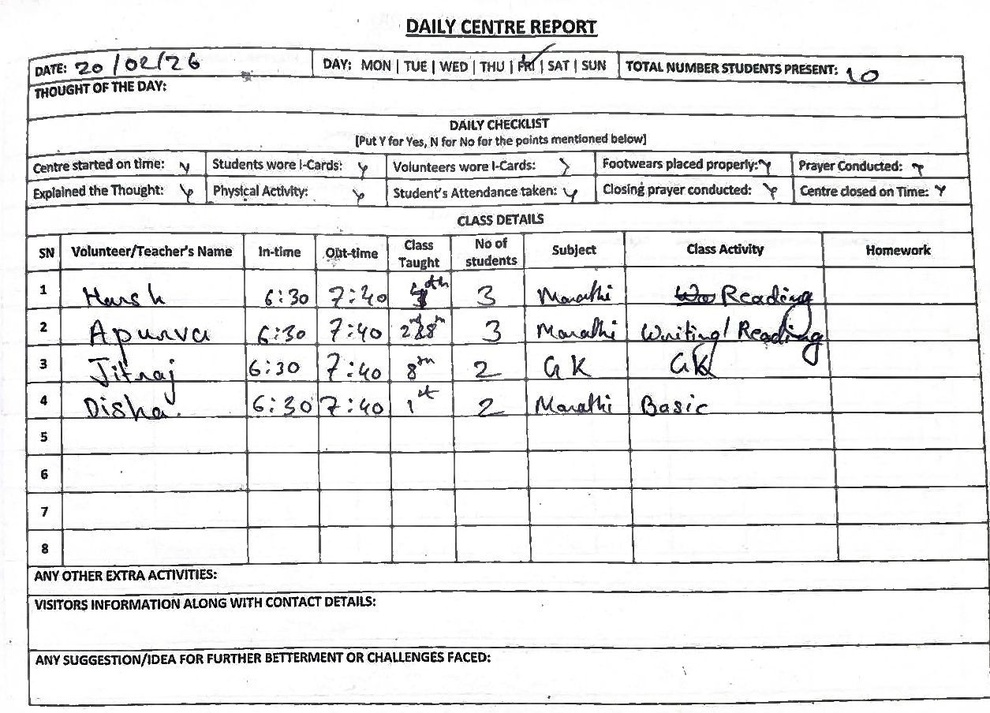
#> input picture Scan-to-Excel/Backend/uploads/scanned.jpeg, 990 x 713 px, shrunk from 1255 x 904 before the run
$ python test_fine_grid.py
#> lines starting #> are read from the running program, lines starting #| are printed output that depends on the picture; after the words box and inside, x2 and y2 are one past the last pixel; in counts of white or black regions, pixels touching at a corner belong together
import cv2
import numpy as np
import os
import json

def test_fine_grid(image_path):
#> called with image_path = 'uploads/scanned.jpeg'
    print(f"Testing fine grid on {image_path}")
    if not os.path.exists(image_path):
        print("Not found")
        return

    img = cv2.imread(image_path)
#> img is the input picture: shape (713, 990, 3); mean B, G, R 231.4, 231.3, 231.3
    gray = cv2.cvtColor(img, cv2.COLOR_BGR2GRAY)

    thresh = cv2.adaptiveThreshold(gray, 255, cv2.ADAPTIVE_THRESH_MEAN_C, cv2.THRESH_BINARY_INV, 15, -2)
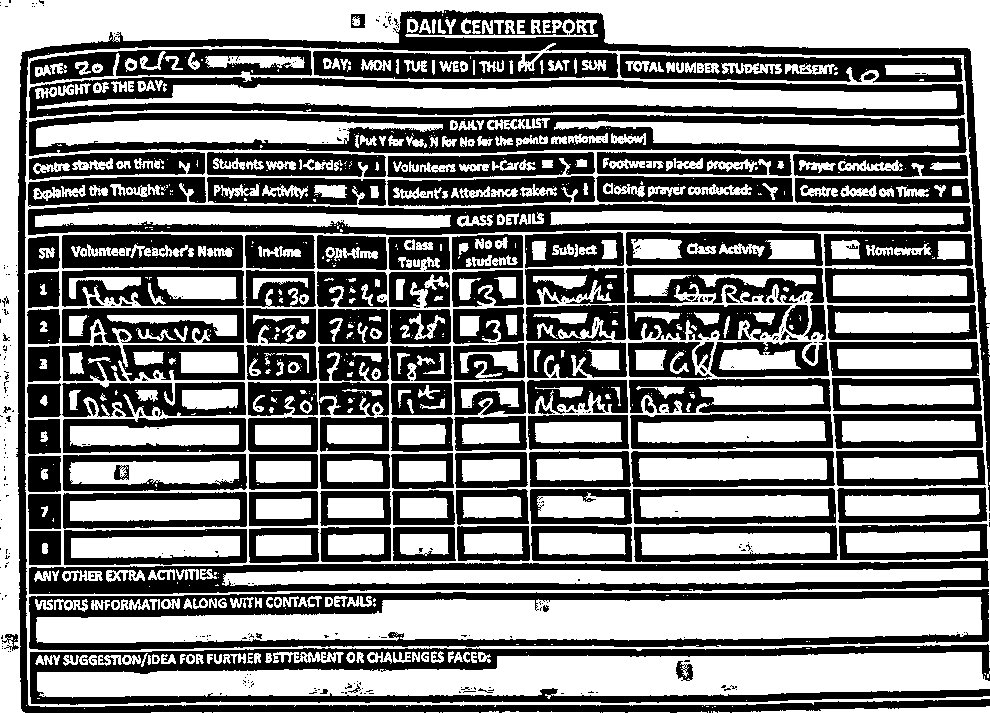
#> thresh: shape (713, 990); 51.5% white; 658 black regions (504 under 20 px), largest, box (x1, y1, x2, y2) and area: (16, 10, 990, 713) 25228, (30, 644, 990, 705) 17040, (29, 113, 967, 156) 16705
    img_h, img_w = thresh.shape

    h_kernel_len = max(img_w // 20, 20)
    v_kernel_len = max(img_h // 20, 20)
    h_kernel = cv2.getStructuringElement(cv2.MORPH_RECT, (h_kernel_len, 1))
    v_kernel = cv2.getStructuringElement(cv2.MORPH_RECT, (1, v_kernel_len))

    horizontal = cv2.morphologyEx(thresh, cv2.MORPH_OPEN, h_kernel, iterations=2)
#> horizontal: shape (713, 990); 32% white; 69 white regions, largest, box (x1, y1, x2, y2) and area: (0, 0, 990, 48) 35752, (36, 598, 982, 642) 30007, (37, 653, 990, 696) 27363
    vertical = cv2.morphologyEx(thresh, cv2.MORPH_OPEN, v_kernel, iterations=2)
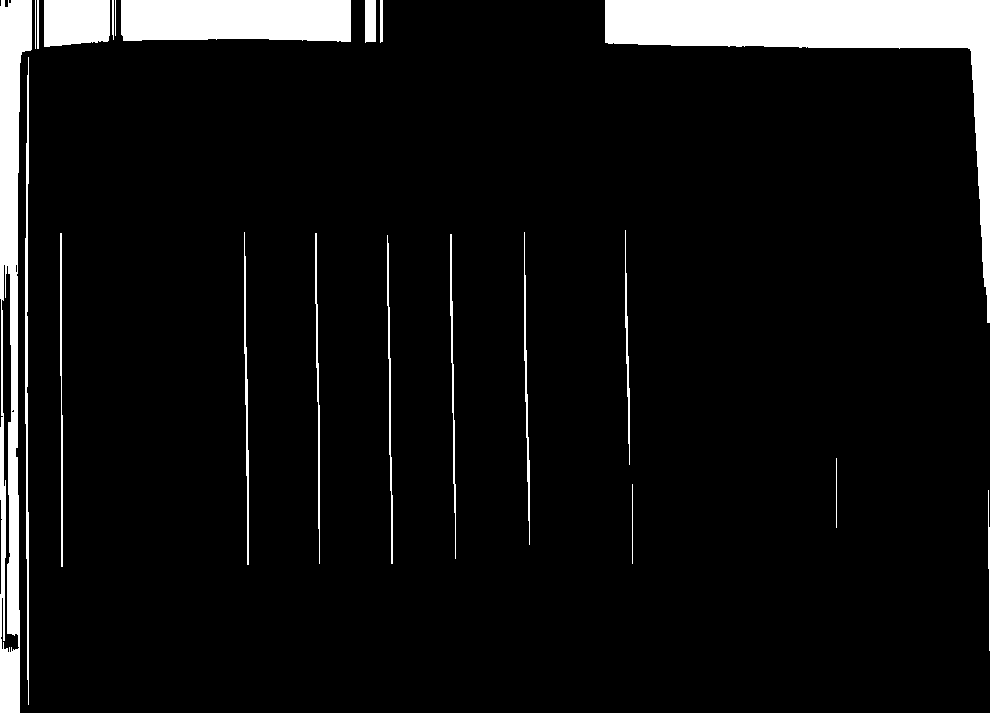
#> vertical: shape (713, 990); 7.4% white; 21 white regions, largest, box (x1, y1, x2, y2) and area: (605, 0, 990, 323) 21153, (0, 0, 32, 713) 11822, (121, 0, 351, 42) 9207

    table_mask = cv2.addWeighted(horizontal, 1.0, vertical, 1.0, 0.0)
#> table_mask: shape (713, 990); 34.8% white; 52 white regions, largest, box (x1, y1, x2, y2) and area: (0, 0, 990, 713) 49844, (25, 57, 990, 706) 31268, (36, 598, 982, 642) 30007
    _, table_mask = cv2.threshold(table_mask, 50, 255, cv2.THRESH_BINARY)
    kernel = cv2.getStructuringElement(cv2.MORPH_RECT, (3, 3))
    table_mask = cv2.morphologyEx(table_mask, cv2.MORPH_CLOSE, kernel)
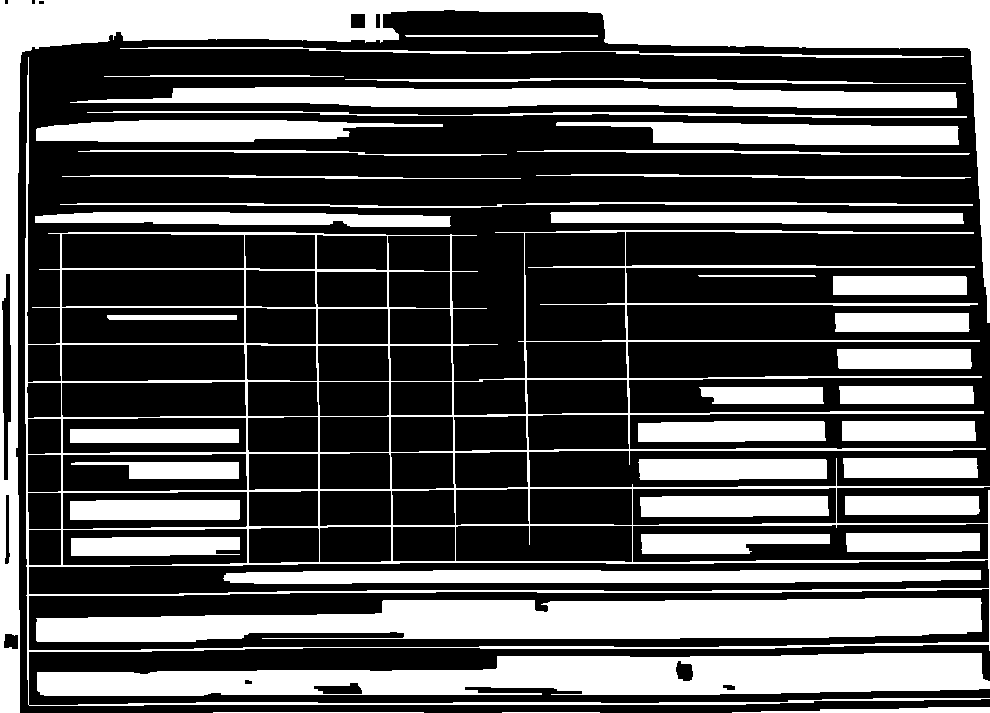
#> table_mask: shape (713, 990); 35.1% white; 42 white regions

    contours, _ = cv2.findContours(table_mask, cv2.RETR_TREE, cv2.CHAIN_APPROX_SIMPLE)
#> contours = 108 contours, 2 with area under 20; largest, box (x1, y1, x2, y2) and area: (25, 57, 990, 706) 289565, (28, 588, 990, 651) 52290, (0, 0, 990, 713) 50347, (36, 598, 982, 642) 29298, (37, 653, 990, 696) 28252

    boxes = []
    for contour in contours:
        x, y, w, h = cv2.boundingRect(contour)
        if w > 10 and h > 10 and w < img_w * 0.95 and h < img_h * 0.95:
            boxes.append((x, y, w, h))
#> this loop made 108 passes
#> (x, y, w, h) on passes 3 to 10: (732, 707, 258, 6), (37, 653, 953, 43), (722, 684, 14, 7), (313, 682, 50, 13), (244, 679, 9, 6), (675, 660, 19, 22), (845, 496, 135, 19), (638, 459, 189, 21)
#> after the loop, boxes = 83 items, first 6: (313, 682, 50, 13), (675, 660, 19, 22), (845, 496, 135, 19), (638, 459, 189, 21), (843, 458, 135, 20), (842, 421, 134, 20)

    print(f"Found {len(boxes)} valid cells.")
#| Found 83 valid cells.

    # Extract unique X and Y boundaries
    xs = []
    ys = []
    for (x, y, w, h) in boxes:
        xs.extend([x, x+w])
        ys.extend([y, y+h])
#> this loop made 83 passes
#> after the loop, xs = 166 values, max 989 at index 51, min 1 at index 162, mean 418.6; ys = 166 values, max 695 at index 1, min 13 at index 164, mean 408.7

    def cluster_coords(coords, tol=15):
#> called with tol = 15
        if not coords: return []
        coords = sorted(coords)
#> coords = 166 values from 1 to 989
        clusters = []
        curr = [coords[0]]
#> curr = [1]
        for val in coords[1:]:
            if val - curr[-1] <= tol:
                curr.append(val)
            else:
                clusters.append(int(np.mean(curr)))
                curr = [val]
#> this loop made 165 passes
#> (val, curr) on passes 12, 32, 33, 34, 56: (61, [61]), (120, [120]), (223, [223]), (239, [239]), (313, [313])
#> after the loop, clusters = [22, 63, 120, 223, 245, 317, 359, 389, 452, 527, 553, 633, 675, 696, 835]
        clusters.append(int(np.mean(curr)))
        return clusters

    col_bounds = cluster_coords(xs, tol=15)
#> col_bounds = [22, 63, 120, 223, 245, 317, 359, 389, 452, 527, 553, 633, 675, 696, 835, 972]
    row_bounds = cluster_coords(ys, tol=15)
#> the loop in cluster_coords (call 2), `for val in coords[1:]:` made 165 passes
#> (val, curr) on passes 1, 2, 4, 5, 8, 10, 19, 29: (29, [29]), (47, [47]), (87, [87]), (108, [108]), (142, [142]), (212, [212]), (269, [269]), (295, [295])
#> row_bounds = [13, 29, 52, 87, 116, 143, 226, 271, 307, 343, 381, 434, 520, 633, 655, 686]

    # Add image boundaries just in case
    if col_bounds and col_bounds[0] > 10: col_bounds.insert(0, 0)
    if row_bounds and row_bounds[0] > 10: row_bounds.insert(0, 0)
    if col_bounds and col_bounds[-1] < img_w - 10: col_bounds.append(img_w)
    if row_bounds and row_bounds[-1] < img_h - 10: row_bounds.append(img_h)

    print(f"Row boundaries ({len(row_bounds)}): {row_bounds}")
#| Row boundaries (18): [0, 13, 29, 52, 87, 116, 143, 226, 271, 307, 343, 381, 434, 520, 633, 655, 686, 713]
    print(f"Col boundaries ({len(col_bounds)}): {col_bounds}")
#| Col boundaries (18): [0, 22, 63, 120, 223, 245, 317, 359, 389, 452, 527, 553, 633, 675, 696, 835, 972, 990]

    # Draw grid
    debug_arr = np.zeros((img_h, img_w, 3), dtype=np.uint8)
#> debug_arr: shape (713, 990, 3); every value is 0
    for c in col_bounds:
        cv2.line(debug_arr, (c, 0), (c, img_h), (0, 255, 0), 1)
#> this loop made 18 passes
#> c on passes 2 to 9: 22, 63, 120, 223, 245, 317, 359, 389
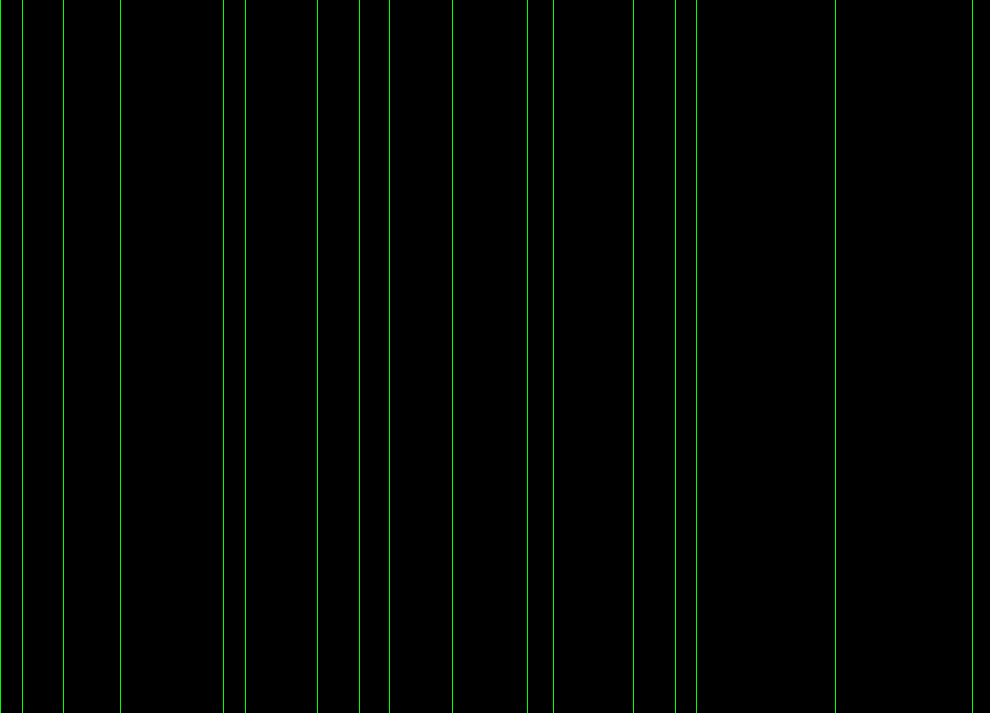
#> debug_arr: shape (713, 990, 3); mean of channels 0, 1, 2 0, 4.4, 0; drawn as B, G, R
    for r in row_bounds:
        cv2.line(debug_arr, (0, r), (img_w, r), (0, 0, 255), 1)
#> this loop made 18 passes
#> r on passes 2 to 9: 13, 29, 52, 87, 116, 143, 226, 271
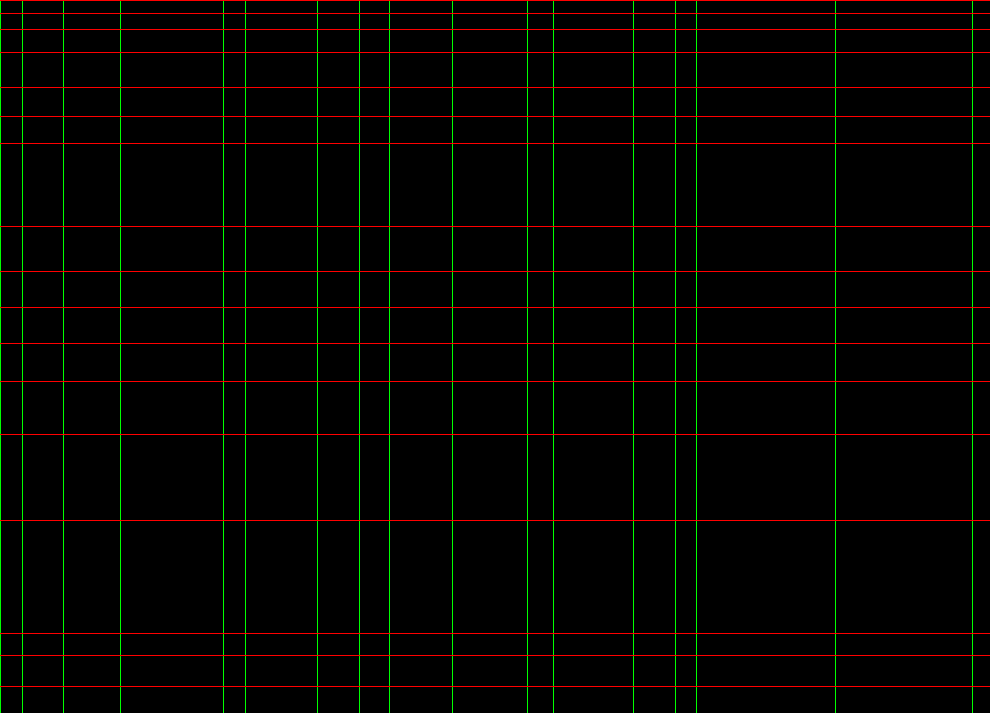
#> debug_arr: shape (713, 990, 3); 2.38% of pixels changed, all inside (x1, y1, x2, y2) = (0, 0, 990, 687); drawn as B, G, R

    cv2.imwrite("debug_fine_grid.png", debug_arr)

test_fine_grid("uploads/scanned.jpeg")

$ run again, with Scan-to-Excel/Backend/uploads/priyans.jpeg copied over Scan-to-Excel/Backend/uploads/scanned.jpeg
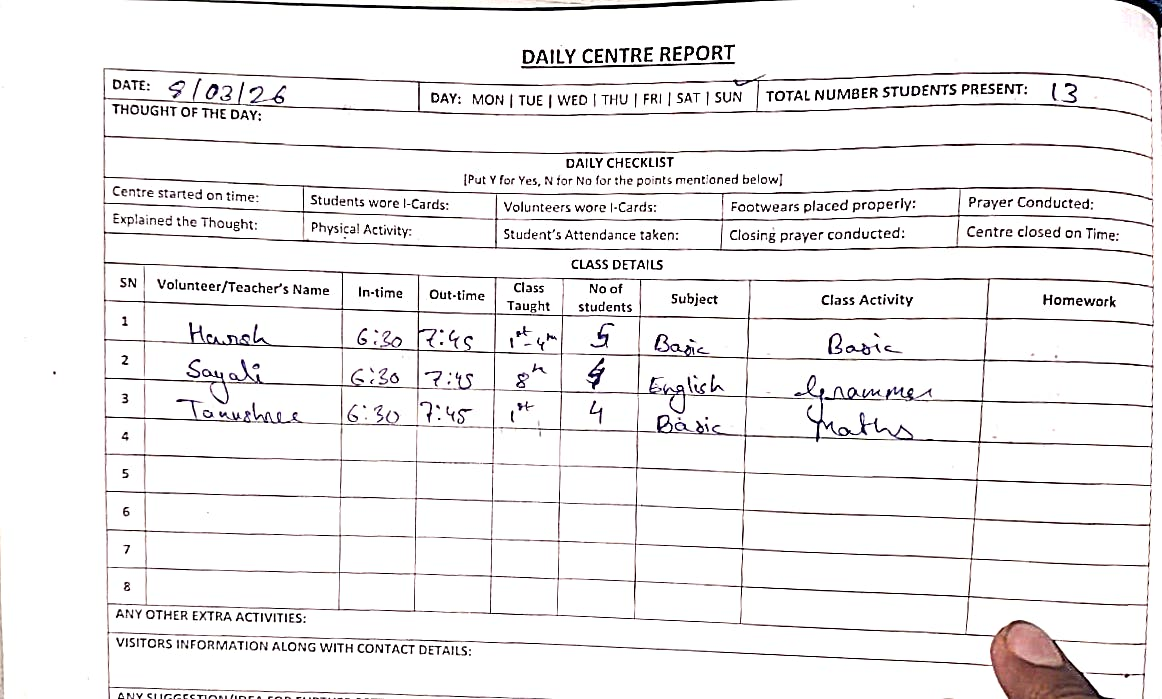
#> input picture Scan-to-Excel/Backend/uploads/priyans.jpeg, 1162 x 699 px
#> in test_fine_grid, img is the input picture: shape (699, 1162, 3); mean B, G, R 239.6, 239.1, 240.6
#> in test_fine_grid, `thresh = cv2.adaptiveThreshold(gray, 255, cv2.ADAPTIVE_THRESH_MEAN_C, ..`:
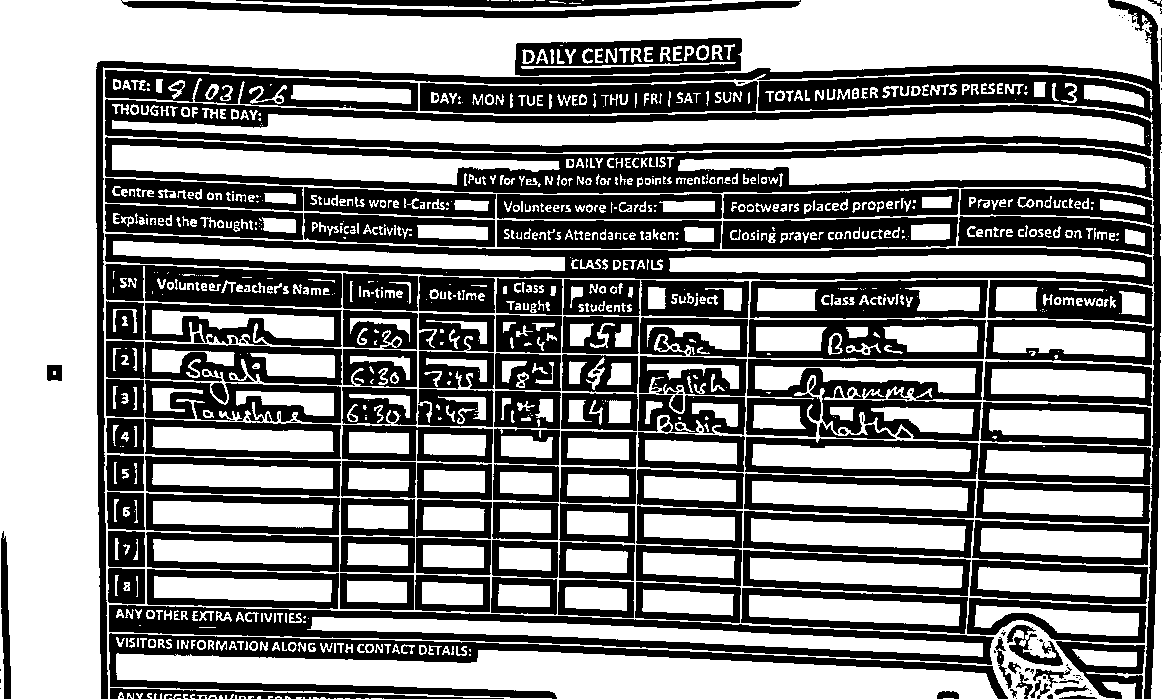
#> thresh: shape (699, 1162); 54.4% white; 363 black regions (212 under 20 px), largest, box (x1, y1, x2, y2) and area: (96, 0, 1162, 699) 87314, (109, 605, 994, 665) 14228, (109, 633, 1008, 699) 12827
#> horizontal: shape (699, 1162); 32.6% white; 46 white regions, largest, box (x1, y1, x2, y2) and area: (0, 0, 1154, 365) 91248, (118, 654, 995, 699) 27453, (114, 113, 1146, 145) 20147
#> vertical: shape (699, 1162); 13% white; 18 white regions, largest, box (x1, y1, x2, y2) and area: (0, 0, 121, 699) 68414, (798, 0, 1109, 74) 21558, (557, 654, 814, 699) 9937
#> contours = 60 contours, 14 with area under 20; largest, box (x1, y1, x2, y2) and area: (0, 0, 1154, 699) 122498, (118, 654, 995, 699) 26560, (114, 113, 1146, 145) 19106, (680, 153, 1148, 182) 9400, (114, 150, 561, 180) 8270
#> the loop in test_fine_grid, `for contour in contours:` made 60 passes
#> (x, y, w, h) on passes 2, 3, 5, 6, 7, 8, 9, 10: (118, 654, 877, 45), (309, 619, 676, 32), (751, 600, 211, 21), (156, 579, 178, 20), (979, 573, 164, 19), (752, 562, 213, 22), (155, 542, 179, 21), (982, 532, 162, 22)
#> after the loop in test_fine_grid, `for contour in contours:`: boxes = 27 items, first 6: (118, 654, 877, 45), (309, 619, 676, 32), (751, 600, 211, 21), (156, 579, 178, 20), (979, 573, 164, 19), (752, 562, 213, 22)
#| Found 27 valid cells.
#> the loop in test_fine_grid, `for (x, y, w, h) in boxes:` made 27 passes
#> after the loop in test_fine_grid, `for (x, y, w, h) in boxes:`: xs = 54 values, max 1148 at index 45, min 46 at index 52, mean 690.1; ys = 54 values, max 699 at index 1, min 89 at index 50, mean 430.3
#> coords = 54 values from 46 to 1148
#> in cluster_coords, `curr = [coords[0]]`: curr = [46]
#> the loop in cluster_coords, `for val in coords[1:]:` made 53 passes
#> (val, curr) on passes 1, 2, 6, 11, 12, 13, 18, 19: (63, [63]), (114, [114]), (154, [154]), (293, [293]), (309, [309]), (334, [334]), (413, [413]), (561, [561])
#> after the loop in cluster_coords, `for val in coords[1:]:`: clusters = [46, 63, 115, 154, 293, 309, 334, 413, 564, 675, 752, 822, 980]
#> col_bounds = [46, 63, 115, 154, 293, 309, 334, 413, 564, 675, 752, 822, 980, 1145]
#> the loop in cluster_coords (call 2), `for val in coords[1:]:` made 53 passes
#> (val, curr) on passes 3, 6, 8, 12, 13, 14, 20, 21: (145, [145]), (180, [180]), (246, [246]), (329, [329]), (348, [348]), (366, [366]), (412, [412]), (430, [430])
#> row_bounds = [100, 149, 181, 260, 329, 348, 376, 412, 517, 620, 652, 699]
#| Row boundaries (13): [0, 100, 149, 181, 260, 329, 348, 376, 412, 517, 620, 652, 699]
#| Col boundaries (16): [0, 46, 63, 115, 154, 293, 309, 334, 413, 564, 675, 752, 822, 980, 1145, 1162]
#> the loop in test_fine_grid, `for c in col_bounds:` made 16 passes
#> c on passes 2 to 9: 46, 63, 115, 154, 293, 309, 334, 413
#> the loop in test_fine_grid, `for r in row_bounds:` made 13 passes
#> r on passes 2 to 9: 100, 149, 181, 260, 329, 348, 376, 412
#> after the loop in test_fine_grid, `for r in row_bounds:`:
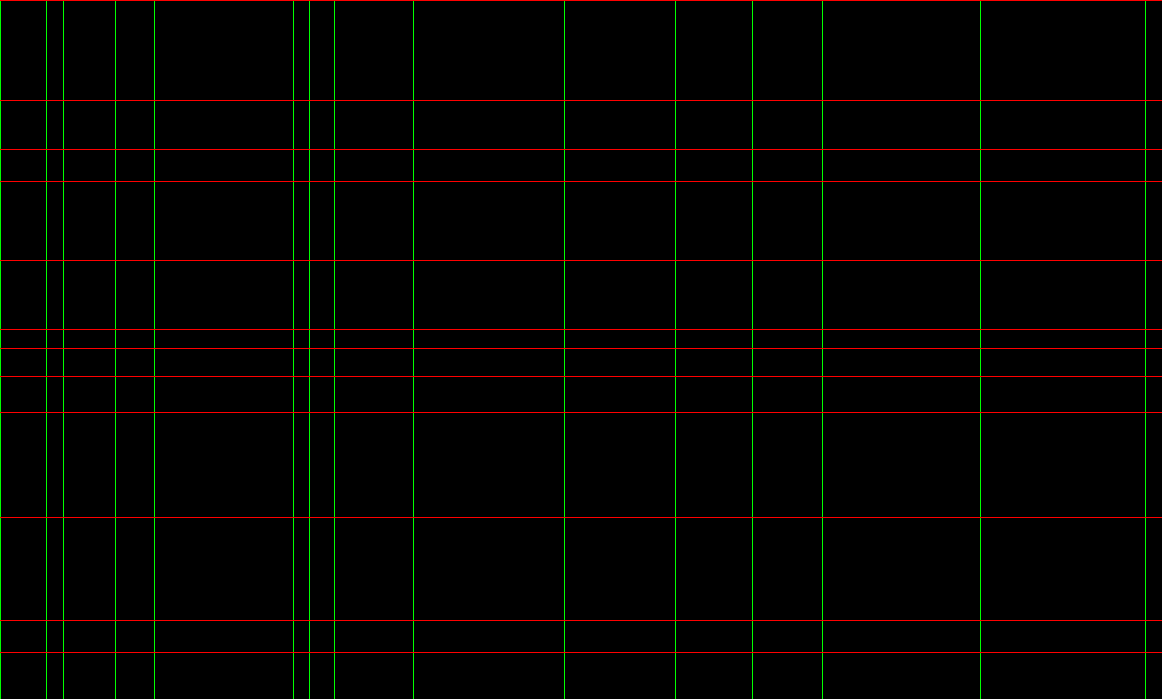
#> debug_arr: shape (699, 1162, 3); mean of channels 0, 1, 2 0, 3.2, 4.4; drawn as B, G, R
